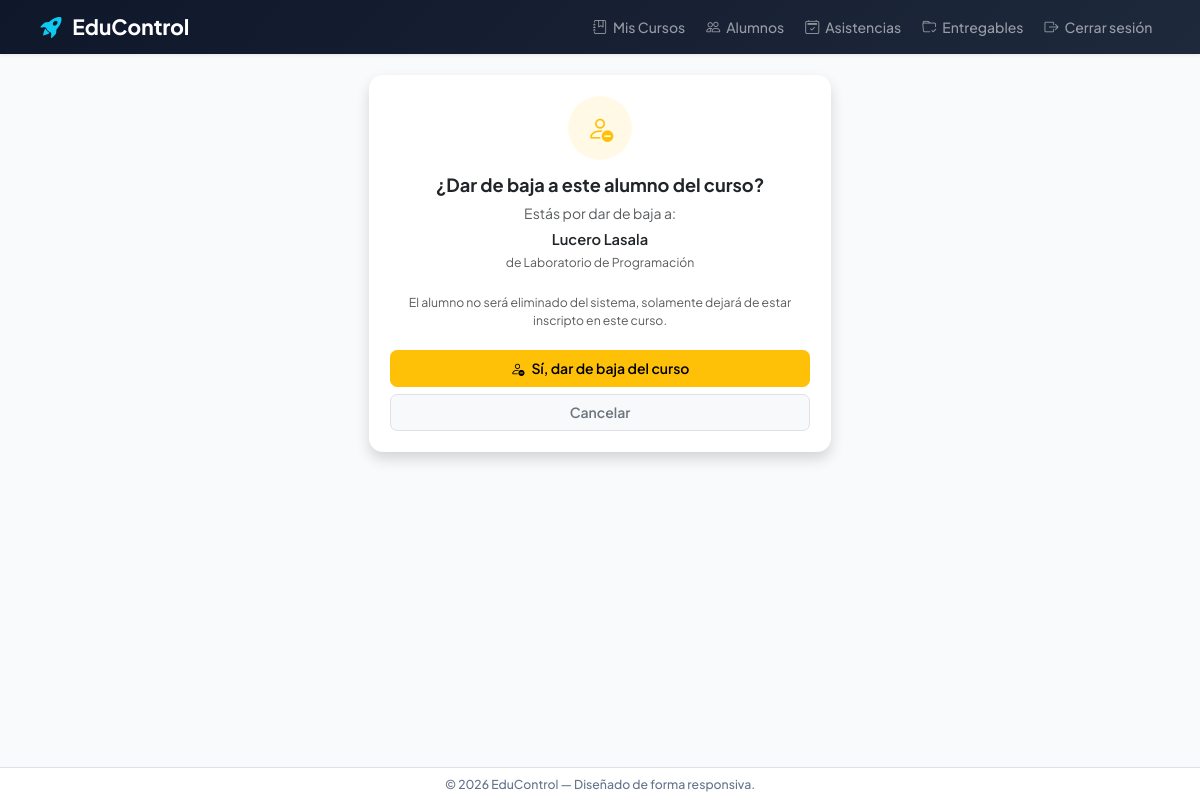
Page /mis-cursos/2/alumno/2/baja/ (signed in) on the committed database.
### myApp/models.py (models this page shows, shortened)
class Inscripcion(models.Model):
    estudiante = models.ForeignKey(
        Estudiante,
        on_delete=models.CASCADE,
        related_name='inscripciones',
    )
    curso = models.ForeignKey(
        Curso,
        on_delete=models.CASCADE,
        related_name='inscripciones',
    )
    asistencia = models.IntegerField(
        default=0,
        validators=[MinValueValidator(0), MaxValueValidator(100)]
    )
    promedio = models.FloatField(
        default=0.0,
        validators=[MinValueValidator(0.0), MaxValueValidator(10.0)]
    )
    proyectos_hechos = models.IntegerField(default=0)
    proyectos_totales = models.IntegerField(default=0)
    observaciones = models.TextField(blank=True, default='')
    class Meta:
        unique_together = ('estudiante', 'curso')

class Estudiante(models.Model):
    nombre = models.CharField(max_length=100)
    apellido = models.CharField(max_length=100)
    email = models.EmailField()
    asistencia = models.IntegerField(
        validators=[MinValueValidator(0), MaxValueValidator(100)]
    )
    promedio = models.FloatField(
        validators=[MinValueValidator(0.0), MaxValueValidator(10.0)]
    )
    proyectos_hechos = models.IntegerField(default=0)
    proyectos_totales = models.IntegerField(default=15)

class Curso(models.Model):
    nombre = models.CharField(max_length=100)
    camada = models.IntegerField()
    profesores = models.ManyToManyField(
        Profesor,
        related_name='cursos',
        blank=True,
    )

### myApp/views.py (the view)
# urls.py: path('mis-cursos/<int:curso_id>/alumno/<int:estudiante_id>/baja/', estudiante_curso_eliminar, name='estudianteCursoEliminar'),
@login_required
@profesor_required
def estudiante_curso_eliminar(request, curso_id, estudiante_id):
    curso = get_object_or_404(Curso, id=curso_id, profesores__user=request.user)
    inscripcion = get_object_or_404(Inscripcion, curso=curso, estudiante_id=estudiante_id)
    if request.method == 'POST':
        nombre_estudiante = str(inscripcion.estudiante)
        inscripcion.delete()
        messages.success(request, f"{nombre_estudiante} fue dado de baja de {curso.nombre}.")
        return redirect('myapp:curso_detail', id=curso.id)
    return render(request, 'myApp/estudiante_curso_confirm_delete.html', {
        'curso': curso,
        'inscripcion': inscripcion,
    })

### myApp/context_processors.py (called while the page is built)
def roles(request):
    return {
        'es_admin': es_administrador(request.user),
        'es_profesor': es_profesor(request.user),
    }

### myApp/templates/myApp/estudiante_curso_confirm_delete.html (shortened to what this page needs)
{% extends 'myApp/base.html' %}
{% block contenido %}
<div class="row justify-content-center">
    <div class="col-md-6 col-lg-5">
        <div class="card shadow border-0 rounded-4">
            <div class="card-body p-4 p-md-5 text-center">
                <div class="d-inline-flex align-items-center justify-content-center bg-warning bg-opacity-10 text-warning rounded-circle mb-3" style="width:64px;height:64px;font-size:1.9rem;">
                    <i class="bi bi-person-dash"></i>
                </div>
                <h3 class="fw-bold text-dark mb-2">¿Dar de baja a este alumno del curso?</h3>
                <p class="text-muted mb-1">Estás por dar de baja a:</p>
                <p class="fw-semibold text-dark fs-5 mb-1">{{ inscripcion.estudiante.nombre }} {{ inscripcion.estudiante.apellido }}</p>
                <p class="text-muted small mb-4">de {{ curso.nombre }}</p>
                <p class="text-muted small mb-4">
                    El alumno no será eliminado del sistema, solamente dejará de estar inscripto en este curso.
                </p>
                <form method="POST">
                    <button type="submit" class="btn btn-warning w-100 py-2 fw-semibold rounded-3 mb-2">
                        <i class="bi bi-person-dash me-2"></i>Sí, dar de baja del curso
                    </button>
                </form>
                <a href="{% url 'myapp:curso_detail' curso.id %}" class="btn btn-light w-100 py-2 fw-semibold text-secondary rounded-3 border">
                    Cancelar
                </a>
            </div>
        </div>
    </div>
</div>
{% endblock %}

### myApp/templates/myApp/base.html (style rules this page uses)
html { font-size: 14px; }
body { font-family: 'Plus Jakarta Sans', sans-serif; background-color: #f8fafc; }
h3 { font-size: 1.3rem; }
.fs-5 { font-size: 1.05rem !important; }
.p-4 { padding: 1.15rem !important; }
@media (min-width: 768px) { .p-md-5 { padding: 1.5rem !important; } }
.col-md-6.col-lg-5 { max-width: 592px; }

### rows in the picture
Inscripcion: estudiante.nombre "Lucero", estudiante.apellido "Lasala"
Curso: nombre "Laboratorio de Programación"
